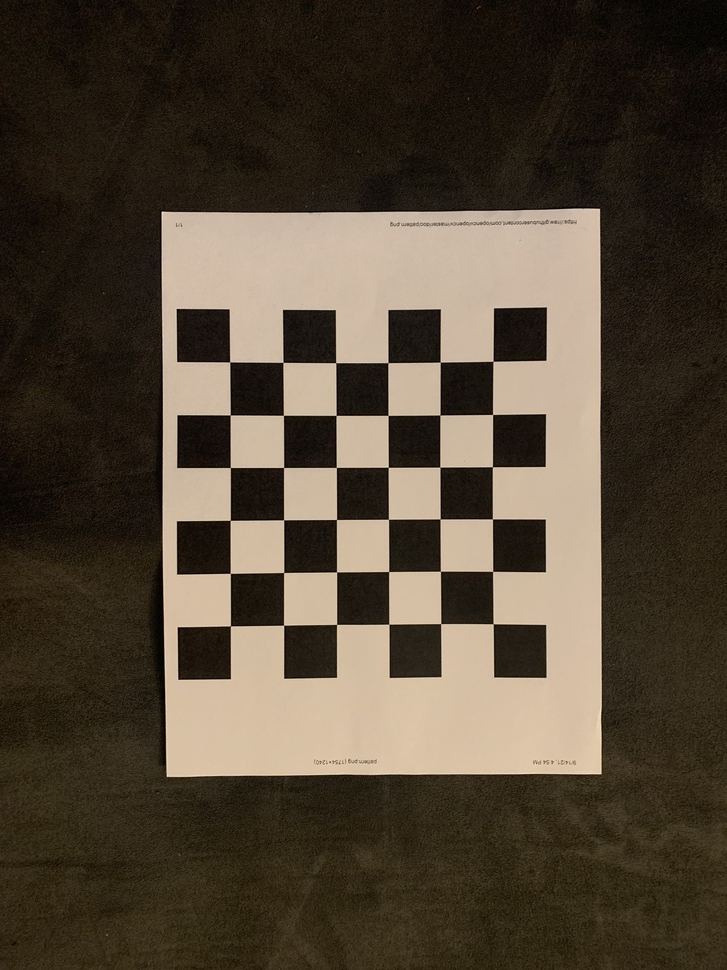
#> input picture hw3/images/test1.jpg, 727 x 970 px, shrunk from 1512 x 2016 before the run; its folder holds only this picture in this run
$ python hw3.py
#> lines starting #> are read from the running program, lines starting #| are printed output that depends on the picture; after the words box and inside, x2 and y2 are one past the last pixel; in counts of white or black regions, pixels touching at a corner belong together; long printed decimals are rounded
#!/usr/bin/env python

import cv2
import numpy as np
import os
import glob
import json

# Defining the dimensions of checkerboard
CHECKERBOARD = (6, 6)
criteria = (cv2.TERM_CRITERIA_EPS + cv2.TERM_CRITERIA_MAX_ITER, 30, 0.001)

# Creating vector to store vectors of 3D points for each checkerboard image
objpoints = []
# Creating vector to store vectors of 2D points for each checkerboard image
imgpoints = []


# Defining the world coordinates for 3D points
objp = np.zeros((1, CHECKERBOARD[0] * CHECKERBOARD[1], 3), np.float32)
objp[0, :, :2] = np.mgrid[0:CHECKERBOARD[0],
                          0:CHECKERBOARD[1]].T.reshape(-1, 2)
prev_img_shape = None

# Extracting path of individual image stored in a given directory
images = glob.glob('./images/*.jpg')
for fname in images:
    img = cv2.imread(fname)
#> img is the input picture: shape (970, 727, 3); mean B, G, R 54, 69, 80.5
    gray = cv2.cvtColor(img, cv2.COLOR_BGR2GRAY)
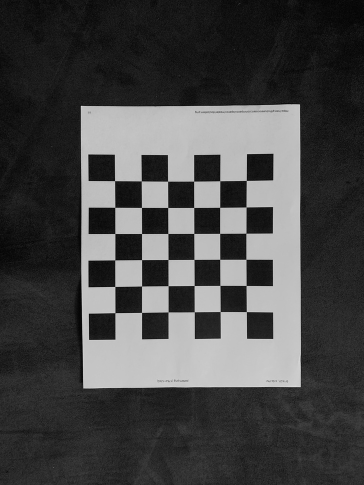
#> gray: shape (970, 727) (shown at 1/2 size); min 0, max 247, mean 70.7
    # Find the chess board corners
    # If desired number of corners are found in the image then ret = true
    ret, corners = cv2.findChessboardCorners(
        gray, CHECKERBOARD, cv2.CALIB_CB_ADAPTIVE_THRESH + cv2.CALIB_CB_FAST_CHECK + cv2.CALIB_CB_NORMALIZE_IMAGE)
#> ret = True; corners = 36 rows, first 8: [229.7, 361.9], [283, 362.4], [335.7, 362.6], [388, 362.6], [440.2, 362], [493, 361.3], [230.3, 414.9], [283.4, 415.3]

    """
    If desired number of corner are detected,
    we refine the pixel coordinates and display
    them on the images of checker board
    """
    if ret == True:
        objpoints.append(objp)
        # refining pixel coordinates for given 2d points.
        corners2 = cv2.cornerSubPix(
            gray, corners, (11, 11), (-1, -1), criteria)
#> corners2 = 36 rows, first 8: [229.7, 361.9], [282.9, 362.4], [335.7, 362.7], [387.9, 362.6], [440.2, 362.2], [493, 361.3], [230.2, 414.9], [283.4, 415.3]

        imgpoints.append(corners2)

        # Draw and display the corners
        img = cv2.drawChessboardCorners(img, CHECKERBOARD, corners2, ret)
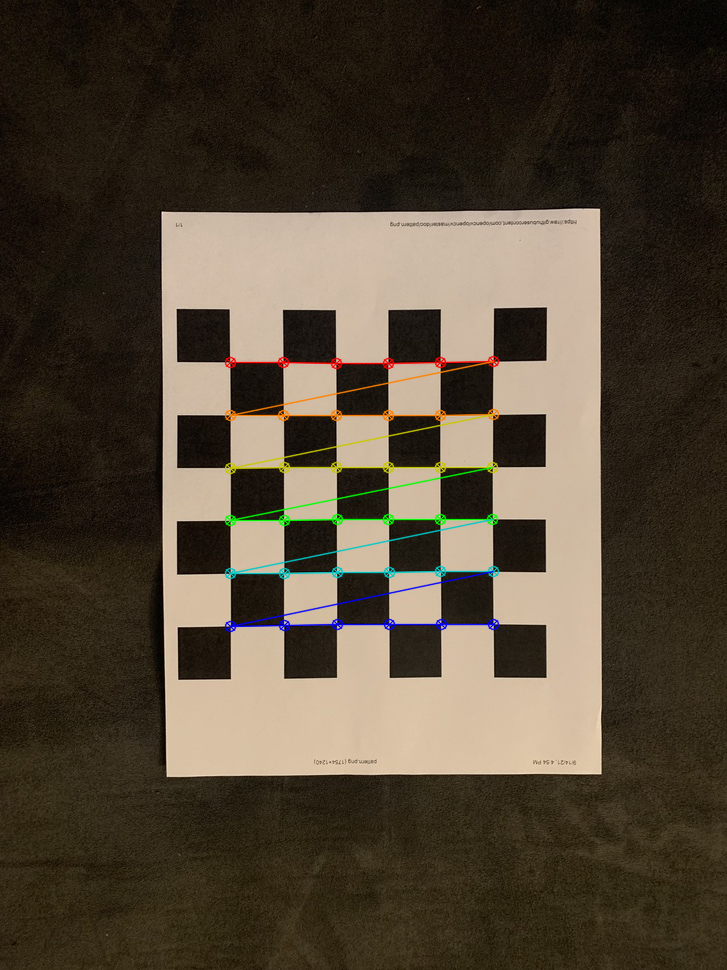
#> img: shape (970, 727, 3); 1.65% of pixels changed, all inside (x1, y1, x2, y2) = (224, 355, 500, 633)

    cv2.imshow('img', img)
    cv2.waitKey(0)

cv2.destroyAllWindows()

h, w = img.shape[:2]

"""
Performing camera calibration by
passing the value of known 3D points (objpoints)
and corresponding pixel coordinates of the
detected corners (imgpoints)
"""
ret, mtx, dist, rvecs, tvecs = cv2.calibrateCamera(
    objpoints, imgpoints, gray.shape[::-1], None, None)
#> ret = 0.216; mtx = [[5377.4, 0, 381.5], [0, 5350.5, 474.9], [0, 0, 1]]; dist = [[21.64, -7050.2, -0.0309, -0.00804, -23.05]]; rvecs = ([0.02, -0.111, -0.00332],); tvecs = ([-2.86, -2.13, 102.9],)

data = {'camera_matrix': np.asarray(mtx).tolist(),
        'dist_coeff': np.asarray(dist).tolist()}
#> data = {'camera_matrix': [[5377.4, 0, 381.5], [0, 5350.5, 474.9], [0, 0, 1]], 'dist_coeff': [[21.64, -7050.2, -0.0309, -0.00804, -23.05]]}

# and save it to a file
# with open("calibration_matrix.yaml", "w") as f:
#  yaml.dump(data, f)

with open("calibration_matrix1.json", "w") as f:
    json.dump(data, f)

print("\nCamera matrix:")
print(mtx)
#| [[5.37743222e+03 0.00000000e+00 3.81503040e+02]
#|  [0.00000000e+00 5.35046162e+03 4.74855040e+02]
#|  [0.00000000e+00 0.00000000e+00 1.00000000e+00]]
print("\ndist:")
print(dist)
#| [[ 2.16424796e+01 -7.05024043e+03 -3.09330904e-02 -8.03620028e-03
#|   -2.30456413e+01]]
print("\nrvecs:")
print(rvecs)
#| (array([[ 0.02003],
#|        [-0.1109],
#|        [-0.003319 ]]),)
print("\ntvecs:")
print(tvecs)
#| (array([[ -2.857],
#|        [ -2.132],
#|        [102.873]]),)

$ run again, on hw3/images/test4.jpg
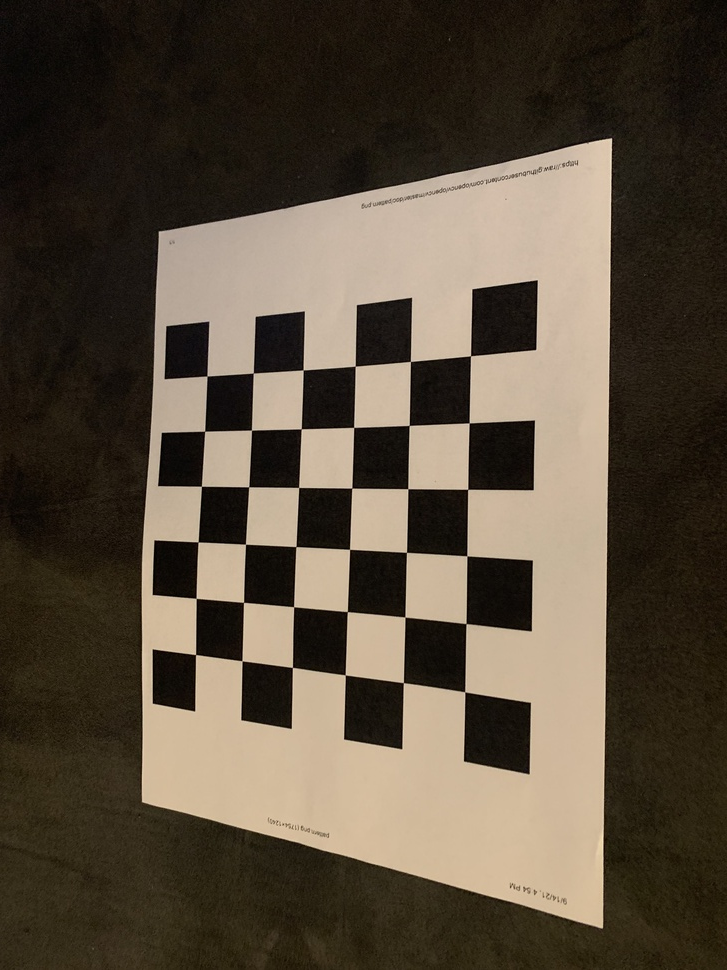
#> input picture hw3/images/test4.jpg, 727 x 970 px, shrunk from 1512 x 2016 before the run
#> img is the input picture: shape (970, 727, 3); mean B, G, R 61.6, 76.6, 88
#> `gray = cv2.cvtColor(img, cv2.COLOR_BGR2GRAY)`:
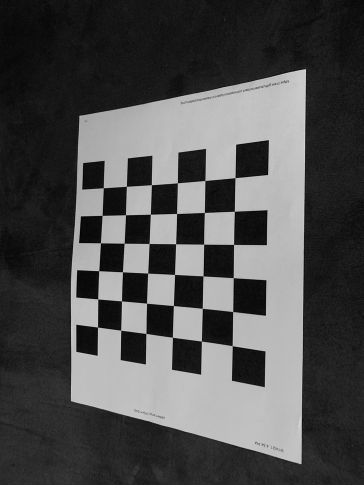
#> gray: shape (970, 727) (shown at 1/2 size); min 0, max 232, mean 78.2
#> `ret, corners = cv2.findChessboardCorners( gray, CHECKERBOARD, cv2.CALI..`: ret = True; corners = 36 rows, first 8: [470.5, 355.8], [469.2, 422.9], [467.7, 489.4], [466.8, 555.8], [466, 623.6], [464.7, 691.8], [410.4, 361.4], [409.2, 425.4]
#> corners2 = 36 rows, first 8: [470.5, 355.8], [469.2, 422.9], [467.7, 489.3], [466.8, 555.8], [466, 623.6], [464.8, 691.8], [410.4, 361.5], [409.2, 425.4]
#> `img = cv2.drawChessboardCorners(img, CHECKERBOARD, corners2, ret)`:
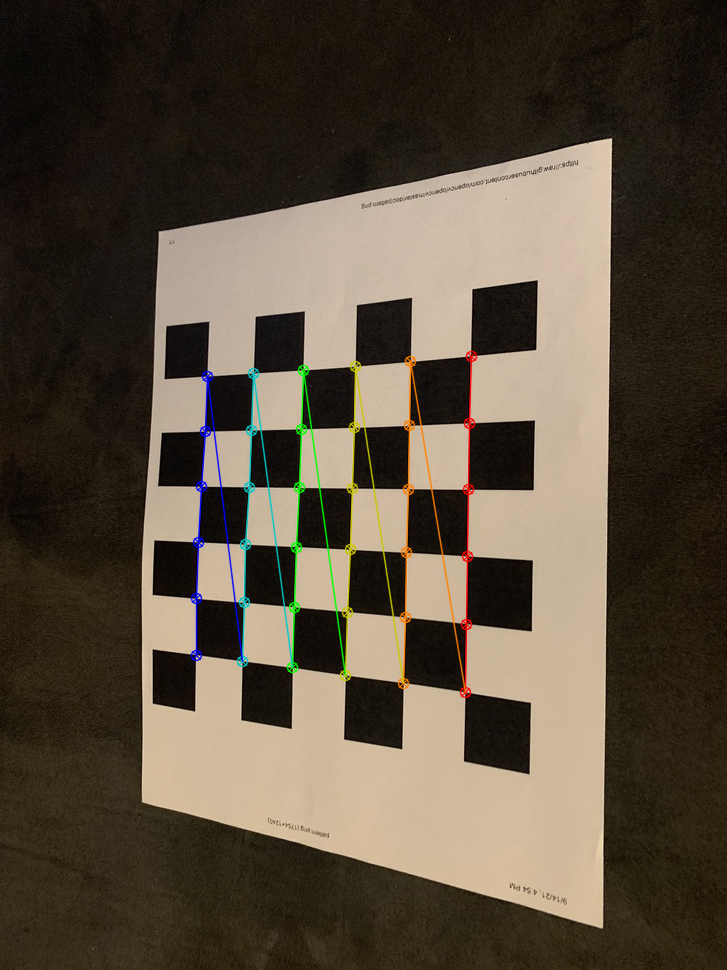
#> img: shape (970, 727, 3); 1.84% of pixels changed, all inside (x1, y1, x2, y2) = (190, 350, 478, 699)
#> `ret, mtx, dist, rvecs, tvecs = cv2.calibrateCamera( objpoints, imgpoin..`: ret = 0.672; mtx = [[1431.7, 0, 491.9], [0, 1154.7, 318.6], [0, 0, 1]]; dist = [[0.833, -1.87, -0.123, 0.0356, -0.607]]; rvecs = ([0.409, 0.698, 1.45],); tvecs = ([-0.252, 0.574, 16.95],)
#> data = {'camera_matrix': [[1431.7, 0, 491.9], [0, 1154.7, 318.6], [0, 0, 1]], 'dist_coeff': [[0.833, -1.87, -0.123, 0.0356, -0.607]]}
#| [[1.43171044e+03 0.00000000e+00 4.91874392e+02]
#|  [0.00000000e+00 1.15474067e+03 3.18644500e+02]
#|  [0.00000000e+00 0.00000000e+00 1.00000000e+00]]
#| [[ 0.8334 -1.875 -0.1232  0.03562 -0.6065]]
#| (array([[0.4094],
#|        [0.6982],
#|        [1.449]]),)
#| (array([[-0.2523],
#|        [ 0.5744],
#|        [16.949]]),)

$ run again, on hw3/images/test5.jpg
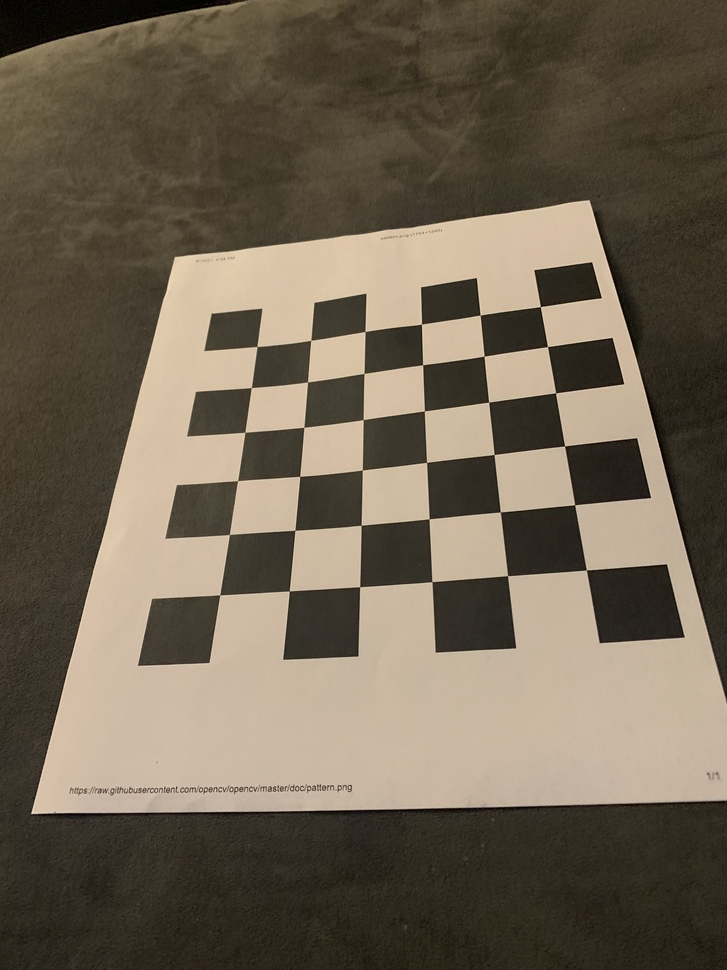
#> input picture hw3/images/test5.jpg, 727 x 970 px, shrunk from 1512 x 2016 before the run
#> img is the input picture: shape (970, 727, 3); mean B, G, R 82.7, 99.6, 110.9
#> `gray = cv2.cvtColor(img, cv2.COLOR_BGR2GRAY)`:
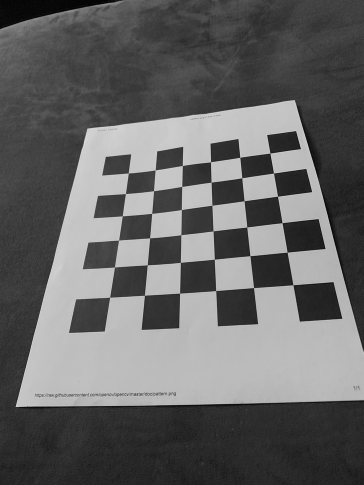
#> gray: shape (970, 727) (shown at 1/2 size); min 0, max 230, mean 101
#> `ret, corners = cv2.findChessboardCorners( gray, CHECKERBOARD, cv2.CALI..`: ret = True; corners = 36 rows, first 8: [540.4, 306.6], [547.5, 346.6], [555.5, 392.8], [564.6, 445.9], [574.6, 504.8], [586.4, 570], [480.2, 315.1], [484.1, 356.2]
#> corners2 = 36 rows, first 8: [540.4, 306.6], [547.5, 346.6], [555.5, 392.8], [564.6, 445.9], [574.7, 504.7], [586.4, 570], [480.2, 315], [484.1, 356.2]
#> `img = cv2.drawChessboardCorners(img, CHECKERBOARD, corners2, ret)`:
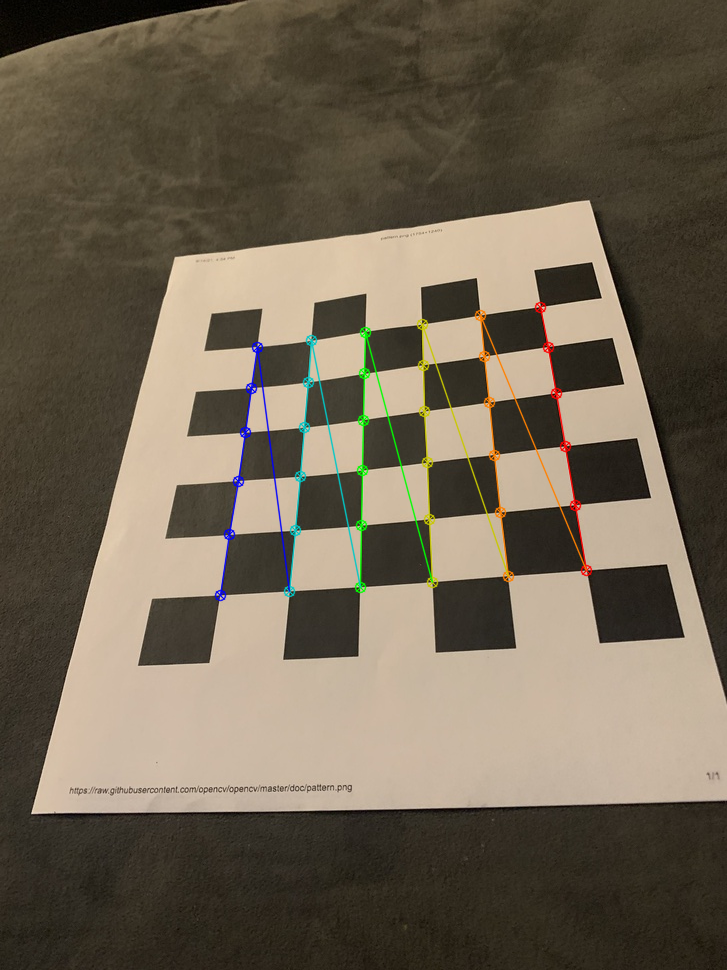
#> img: shape (970, 727, 3); 1.61% of pixels changed, all inside (x1, y1, x2, y2) = (214, 301, 593, 602)
#> `ret, mtx, dist, rvecs, tvecs = cv2.calibrateCamera( objpoints, imgpoin..`: ret = 0.743; mtx = [[346, 0, 416], [0, 342.2, 641.5], [0, 0, 1]]; dist = [[0.0721, -0.00868, 0.00172, -0.00899, -0.0208]]; rvecs = ([-0.142, 0.343, 1.52],); tvecs = ([2.12, -5.69, 5.99],)
#> data = {'camera_matrix': [[346, 0, 416], [0, 342.2, 641.5], [0, 0, 1]], 'dist_coeff': [[0.0721, -0.00868, 0.00172, -0.00899, -0.0208]]}
#| [[345.974   0.         416.038]
#|  [  0.         342.227 641.495]
#|  [  0.           0.           1.        ]]
#| [[ 0.0721 -0.008679  0.001724 -0.00899 -0.0208]]
#| (array([[-0.1418],
#|        [ 0.3434],
#|        [ 1.520 ]]),)
#| (array([[ 2.117],
#|        [-5.692],
#|        [ 5.986]]),)
